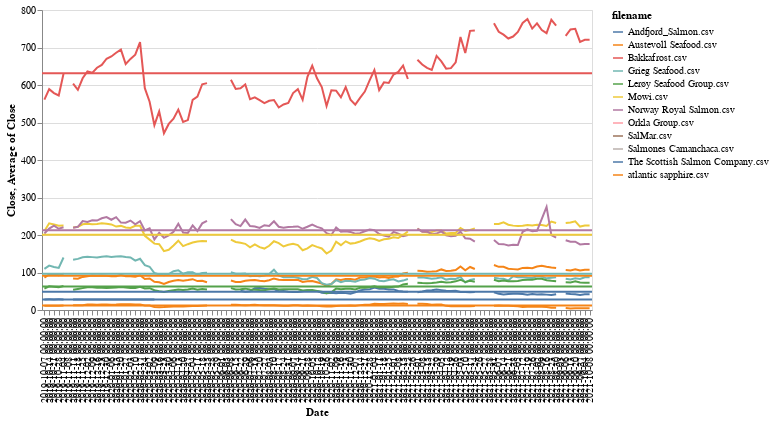

Write notebook code for a chart like this one.
### Code cell
import altair as alt
from vega_datasets import data



base = alt.Chart(aktie_tidsserie).properties(width=550)

line = base.mark_line().encode(
    x='Date:O',
    y='Close',
    color='filename'
)

rule = base.mark_rule().encode(
    y='average(Close)',
    color='filename',
    size=alt.value(2)
)

line + rule

### Figure 1 — Vega-Lite specification as saved in the notebook (floating-point values rounded to 4 significant figures; data arrays with more than 128 entries replaced by an {"elided": "..."} marker saying what was removed)
{"config": {"view": {"continuousWidth": 400, "continuousHeight": 300}}, "layer": [{"mark": "line", "encoding": {"color": {"type": "nominal", "field": "filename"}, "x": {"type": "ordinal", "field": "Date"}, "y": {"type": "quantitative", "field": "Close"}}, "width": 550}, {"mark": "rule", "encoding": {"color": {"type": "nominal", "field": "filename"}, "size": {"value": 2}, "y": {"type": "quantitative", "aggregate": "average", "field": "Close"}}, "width": 550}], "data": {"name": "data-b1aee199161eecb527582825a82f2e81"}, "$schema": "https://vega.github.io/schema/vega-lite/v4.8.1.json", "datasets": {"data-b1aee199161eecb527582825a82f2e81": {"elided": "1380 records"}}}
